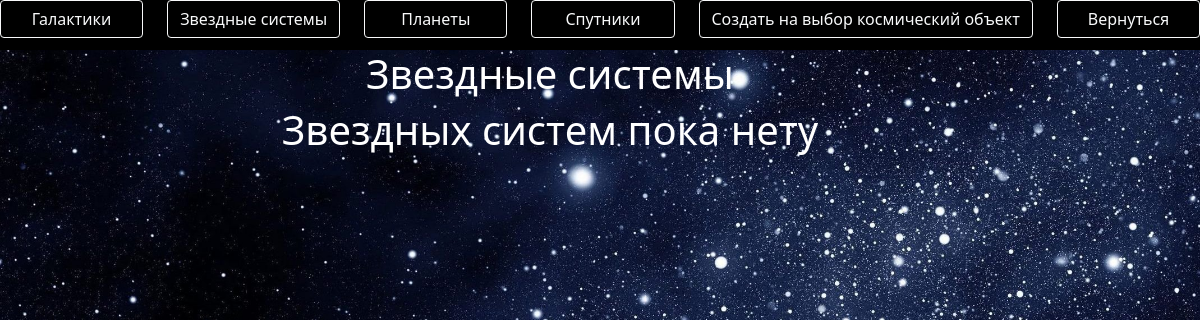
/star_system/1 (signed in), run on an earlier commit of the app's database.
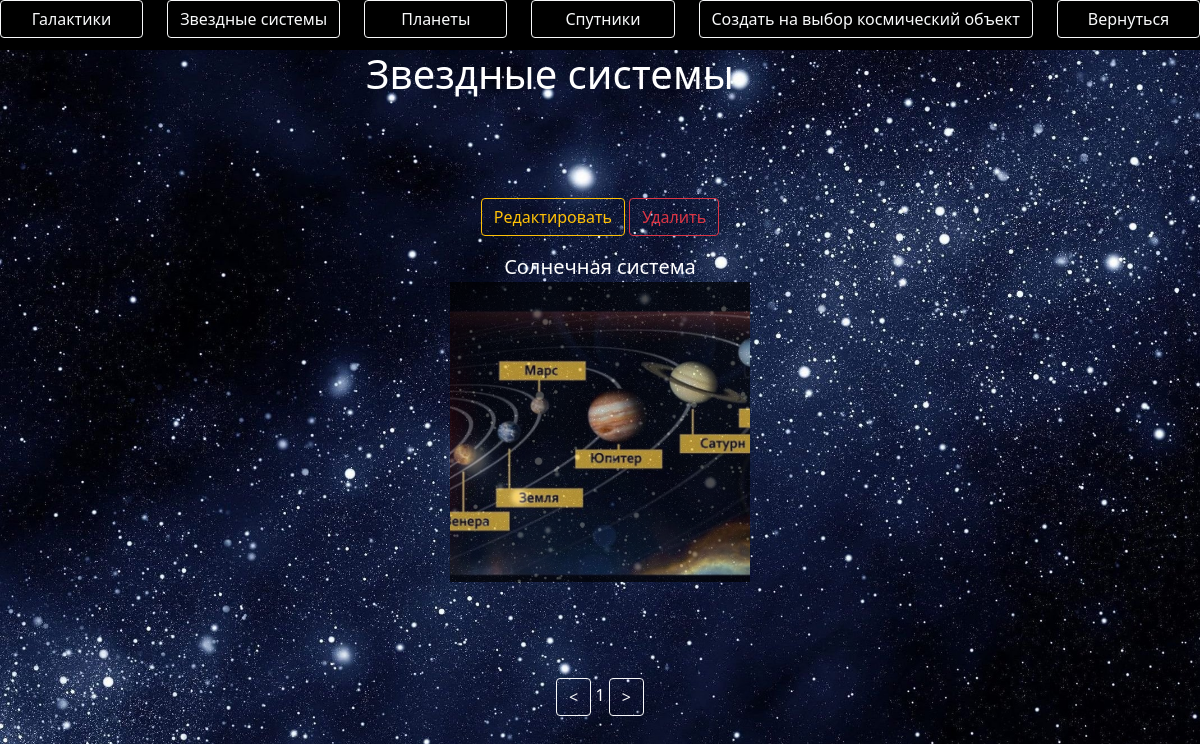
And on a later commit of the database.
### data/star_system.py (models this page shows)
class Star_System(SqlAlchemyBase, UserMixin):
    __tablename__ = 'star_systems'
    id = sqlalchemy.Column(sqlalchemy.Integer,
                           primary_key=True, autoincrement=True)
    name = sqlalchemy.Column(sqlalchemy.String, nullable=True)
    galaxy = sqlalchemy.Column(sqlalchemy.Integer, sqlalchemy.ForeignKey('galaxies.id'), nullable=True)
    text = sqlalchemy.Column(sqlalchemy.String, nullable=True)
    photo = sqlalchemy.Column(sqlalchemy.String, nullable=True)

### main.py (the view)
@app.route('/star_system/<int:page>', methods=['GET', 'POST'])
def star_system(page):
    form = CatalogForm()
    db_sess = db_session.create_session()
    arr = db_sess.query(Star_System).filter(Star_System.id != 1)
    arr = [x for x in arr]
    n = abs(-len(arr) // 8)
    arr = [x for x in arr[(page - 1) * 8:page * 8]]
    db_sess.close()
    if form.submit_left_page.data:
        if page > 1:
            return redirect(f'/star_system/{page - 1}')
    if form.submit_right_page.data:
        if page < n:
            return redirect(f'/star_system/{page + 1}')
    if form.submit_return.data:
        return redirect('/')
    if form.submit_galaxy.data:
        return redirect('/galaxy/1')
    if form.submit_choise_create.data:
        return redirect('/choise_create')
    if form.submit_planets.data:
        return redirect('/planet/1')
    if form.submit_satellites.data:
        return redirect('/satellite/1')
    return render_template('star_systems.html', form=form, arr=arr, len_arr=len(arr), page=page)

### forms/catalog_form.py
class CatalogForm(FlaskForm):
    submit_galaxy = SubmitField('Галактики')
    submit_star_systems = SubmitField('Звездные системы')
    submit_planets = SubmitField('Планеты')
    submit_satellites = SubmitField('Спутники')
    submit_right_page = SubmitField('>')
    submit_left_page = SubmitField('<')
    submit_choise_create = SubmitField('Создать на выбор космический объект')
    submit_return = SubmitField('Вернуться')

### data/db_session.py (called while the page is built)
def create_session() -> Session:
    global __factory
    return __factory()

### main.py (called while the page is built)
@login_manager.user_loader
def load_user(user_id):
    db_sess = db_session.create_session()
    db_sess.close()
    return db_sess.query(User).get(user_id)

### templates/star_systems.html (shortened to what this page needs)
{% extends "catalog.html" %}
{% block content %}
<h1 align="center" style="color: white; margin-right: 100px;">Звездные системы</h1>
{% if not arr %}
<h1 align="center" style="color: white; margin-right: 100px;">Звездных систем пока нету</h1>
{% else %}
    <div class="container text-center" style="color: white; margin-top: 100px;" align="center">
            <div class="row">
                {% for i in arr[:4] %}
                <div class="col" style="">
                    {% if current_user.user_level >= 4 %}
                        <p><a href="/edit_star_system/{{ i.id }}" class="btn btn-outline-warning">Редактировать</a>
                        <a href="/delete_star_system/{{ i.id }}" class="btn btn-outline-danger">Удалить</a></p>
                    {% endif %}
                    {% if i.photo %}
                    <a class="navbar-brand" style="color: white;" href="/check_kosmos_body/{{ i.id }}/star_system">{{ i.name }}
                        <p><img src="{{url_for('static', filename=i.photo[7:])}}" style="width: 300px; height: 300px; object-fit: cover;  opacity: 0.7;"></p>
                    </a>
                    {% else %}
                    <div align="center">
                        <a class="navbar-brand" style="color: white;" href="/check_kosmos_body/{{ i.id }}/star_system">{{ i.name }}
                        <div style="width: 300px; height: 300px; background-color: rgba(0, 0, 0, 0.5)" align="center">
                        </div></a>
                    </div>
                    {% endif %}
                </div>
                {% endfor %}
            </div>
    </div>
    <form action="" method="post" novalidate>
    <div align="center" style="margin-top: 50px;">
        {{ form.submit_left_page(type="submit", class="btn btn-outline-light") }}
        <span style="color: white;">{{ page }}</span>
        {{ form.submit_right_page(type="submit", class="btn btn-outline-light") }}
    </div>
    </form>
{% endif %}
{% endblock %}

What changed in the data, as far as the page shows it:
added Star_System: name "Солнечная система", photo (picture)
Also different on the page:
form field submit_left_page: (not shown) → "<"
{{ page }}: (not shown) → "1"
form field submit_right_page: (not shown) → ">"
text no longer shown: "Звездных систем пока нету"
